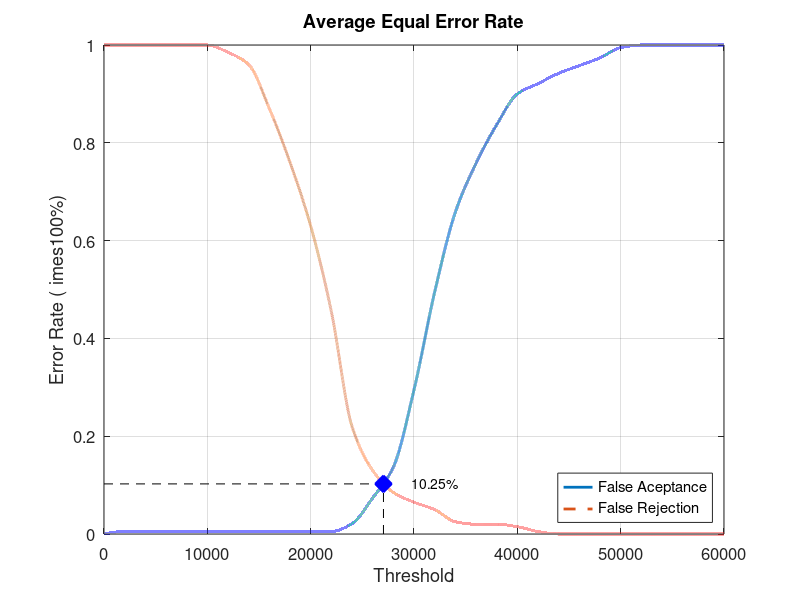
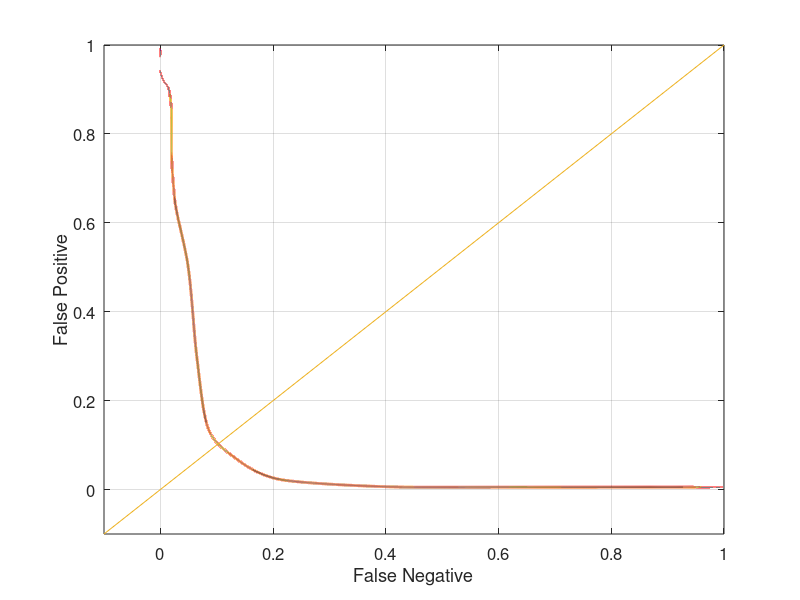

MATLAB code for these plots, in order:
close all;
clear;
clc;
x = 0:2000:60000;
xq = 0:0.5:60000;

y0 = [0 0.00526316 0.00526316 0.00526316 0.00526316 0.00526316 0.00526316 0.00526316 0.00526316 0.00526316 0.00526316 0.00526316 0.0210526 0.0736842 0.136842 0.294737 0.494737 0.657895 0.757895 0.836842 0.9 0.921053 0.942105 0.957895 0.973684 0.994737 1 1 1 1 1]
yy0 = interp1(x, y0, xq, 'pchip');
y1 = [1 1 1 1 1 1 0.985 0.96 0.87 0.76 0.63 0.455 0.22 0.13 0.085 0.065 0.05 0.025 0.02 0.02 0.015 0.005 0 0 0 0 0 0 0 0 0]
yy1 = interp1(x, y1, xq, 'pchip');

% Calculating EER: 
y2 = abs(y0 - y1);
find(y2 == min(y2))
yy2 = abs(yy0 - yy1);
xEER = find(yy2 == min(yy2));
xEERIndex = xq(xEER) % X-axis EER
yEER = yy0(xEER) % Y-axis EER

main = figure
plot(xq, yy0,'-','LineWidth', 2);	hold on
plot(xq, yy1,'--','LineWidth', 2);	hold on
plot([xEERIndex xEERIndex], [0 yEER], 'k--');	hold on
plot([0 xEERIndex], [yEER yEER], 'k--');	hold on
plot(xEERIndex, yEER, 'bx', 'LineWidth', 10);	hold on
text(xEERIndex + 10 * xEERIndex / 100, yEER, [num2str(round((10000 * yEER)) / 100) '%'])
legend('False Aceptance', 'False Rejection', 'Location', 'SouthEast')
xlabel('Threshold')
ylabel('Error Rate (	imes100%)')
title('Average Equal Error Rate')
set(gca, 'FontSize', 12)
axis([0 60000 0 1])
grid on

print(main, 'Database5_3Main', '-dpng');
FNRxFPR = figure('Color', [1 1 1]);
plot(yy1, yy0, '-', yy1, yy0, 'LineWidth', 2);
hold on
y = -0.1:0.1:1
plot(y, y); 
set(gca, 'FontSize', 12)
xlabel('False Negative')
ylabel('False Positive')
axis([-0.1 1 -0.1 1])
set(gca, 'FontSize', 12)
grid on

print(FNRxFPR, 'Database5_3FNRxFPR','-dpng');
